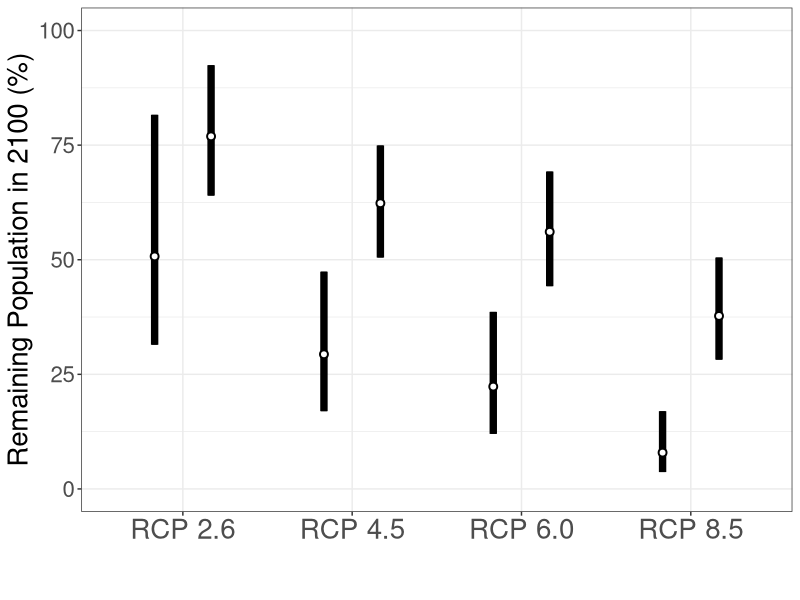

Write the R code that produced this figure.
betts_2005<-0.76
ipcc_ar5_1986_2005<-0

model_rate_birds<-0.0701
model_pop_birds<- -0.0474
model_pop_birds_lci<- -0.0251
model_pop_birds_uci<- -0.0692  

model_rate_mammals<-0.079
model_pop_mammals<- -0.0207
model_pop_mammals_lci<- -0.0066
model_pop_mammals_uci<- -0.0346  


pop_extrap<-function(year,temp, class){
  year_diff<-year - 2005
  temp_diff<-temp - ipcc_ar5_1986_2005#betts_2005
  rate<-temp_diff/year_diff
  
  if (class=="Birds"){
   rate_birds<-rate/model_rate_birds  
   lambda_mean<-rate_birds*model_pop_birds
   lambda_mean_lci<-rate_birds*model_pop_birds_lci
   lambda_mean_uci<-rate_birds*model_pop_birds_uci
   
   pop_decline<-(1 + lambda_mean)^year_diff
   pop_decline_lci<-(1 + lambda_mean_lci)^year_diff
   pop_decline_uci<-(1 + lambda_mean_uci)^year_diff
  
   pop_decline_int<-c(pop_decline_lci, pop_decline, pop_decline_uci) 
    } 
  if (class=="Mammals") {
      rate_mammals<-rate/model_rate_mammals  
      lambda_mean<-rate_mammals*model_pop_mammals
      lambda_mean_lci<-rate_mammals*model_pop_mammals_lci
      lambda_mean_uci<-rate_mammals*model_pop_mammals_uci
      
      pop_decline<- (1 + lambda_mean)^year_diff
      pop_decline_lci<-(1 + lambda_mean_lci)^year_diff
      pop_decline_uci<-(1 + lambda_mean_uci)^year_diff
      
      pop_decline_int<-c(pop_decline_lci, pop_decline, pop_decline_uci) 
  }

  return(pop_decline_int)
}

# years<-seq(2040,2100,10)
# temps<-rep(1.5, 7)
# birds<-rep("Birds",7)


RCP2.6_blci<-pop_extrap(2100,0.3, "Birds")
RCP2.6_bm<-pop_extrap(2100,1, "Birds")
RCP2.6_buci<-pop_extrap(2100,1.7, "Birds")

RCP4.5_blci<-pop_extrap(2100,1.1, "Birds")
RCP4.5_bm<-pop_extrap(2100,1.8, "Birds")
RCP4.5_buci<-pop_extrap(2100,2.6, "Birds")

RCP6.0_blci<-pop_extrap(2100,1.4, "Birds")
RCP6.0_bm<-pop_extrap(2100,2.2, "Birds")
RCP6.0_buci<-pop_extrap(2100,3.1, "Birds")

RCP8.5_blci<-pop_extrap(2100,2.6, "Birds")
RCP8.5_bm<-pop_extrap(2100,3.7, "Birds")
RCP8.5_buci<-pop_extrap(2100,4.8, "Birds")


RCP2.6_mlci<-pop_extrap(2100,0.3, "Mammals")
RCP2.6_mm<-pop_extrap(2100,1.0, "Mammals")
RCP2.6_muci<-pop_extrap(2100,1.7, "Mammals")

RCP4.5_mlci<-pop_extrap(2100,1.1, "Mammals")
RCP4.5_mm<-pop_extrap(2100,1.8, "Mammals")
RCP4.5_muci<-pop_extrap(2100,2.6, "Mammals")

RCP6.0_mlci<-pop_extrap(2100,1.4, "Mammals")
RCP6.0_mm<-pop_extrap(2100,2.2, "Mammals")
RCP6.0_muci<-pop_extrap(2100,3.1, "Mammals")

RCP8.5_mlci<-pop_extrap(2100,2.6, "Mammals")
RCP8.5_mm<-pop_extrap(2100,3.7, "Mammals")
RCP8.5_muci<-pop_extrap(2100,4.8, "Mammals")

Class<-rep(c("Bird", "Mammal"), each=4)
rcp<-rep(c("RCP 2.6", "RCP 4.5", "RCP 6.0", "RCP 8.5"),2)
lci<-c(RCP2.6_blci[2],RCP4.5_blci[2],RCP6.0_blci[2],RCP8.5_blci[2],RCP2.6_mlci[2],RCP4.5_mlci[2],RCP6.0_mlci[2],RCP8.5_mlci[2] )
mean<-c(RCP2.6_bm[2],RCP4.5_bm[2],RCP6.0_bm[2],RCP8.5_bm[2],RCP2.6_mm[2],RCP4.5_mm[2],RCP6.0_mm[2],RCP8.5_mm[2] )
uci<-c(RCP2.6_buci[2],RCP4.5_buci[2],RCP6.0_buci[2],RCP8.5_buci[2],RCP2.6_muci[2],RCP4.5_muci[2],RCP6.0_muci[2],RCP8.5_muci[2] )


df<-data.frame(Class,rcp,lci, mean,uci)
df$lci<-df$lci*100
df$mean<-df$mean*100
df$uci<-df$uci*100

library(ggplot2)
q1<-ggplot(df, aes(colour=Class))
q1<- q1 + geom_linerange(aes(x=rcp, ymin=lci, ymax=uci), lwd=2.5, position = position_dodge(width=2/3))
q1<- q1 + geom_pointrange(aes(x= rcp, y=mean, ymin=lci, ymax=uci), lwd=2, position=position_dodge(width=2/3), shape=21, fill="White")
q1<- q1 + theme_bw() + labs(y = "Remaining Population in 2100 (%)", x = "") + theme(legend.position="none",text=element_text(size=20),axis.text.x=element_text(size=20) , axis.title.x = element_text(margin = unit(c(5, 0, 0, 0), "mm")))
q1<- q1 + scale_y_continuous(limits=(c(0,100)))
q1<- q1 + scale_color_manual(values=c("black", "black"))
q1








pop_extrap(2100,1.5,"Birds")
pop_extrap(2100,2.0,"Birds")
pop_extrap(2100,4.0,"Birds")
pop_extrap(2100,6.0,"Birds")

pop_extrap(2050,1.5,"Birds")
pop_extrap(2050,2.0,"Birds")
pop_extrap(2050,4.0,"Birds")
pop_extrap(2050,6.0,"Birds")


pop_extrap(2100,1.5,"Mammals")
pop_extrap(2100,2.0,"Mammals")
pop_extrap(2100,4.0,"Mammals")
pop_extrap(2100,6.0,"Mammals")

pop_extrap(2050,1.5,"Mammals")
pop_extrap(2050,2.0,"Mammals")
pop_extrap(2050,4.0,"Mammals")
pop_extrap(2050,6.0,"Mammals")


